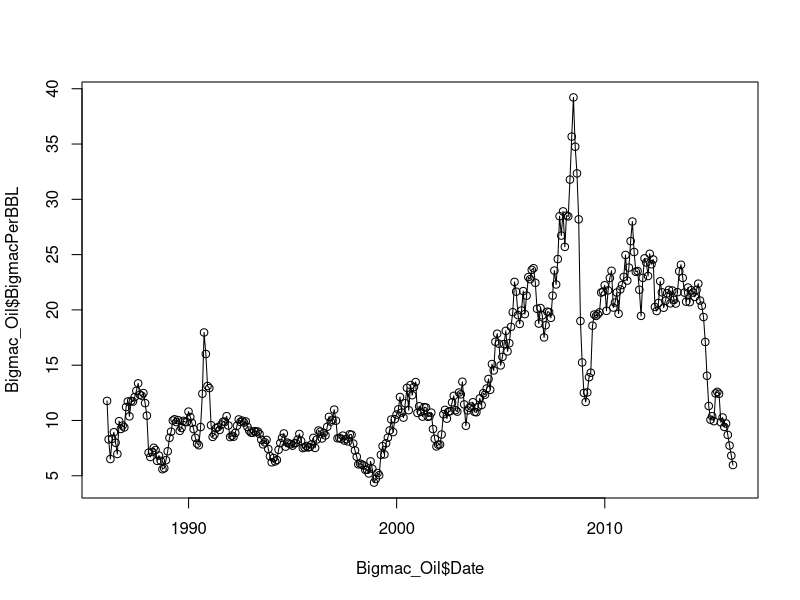
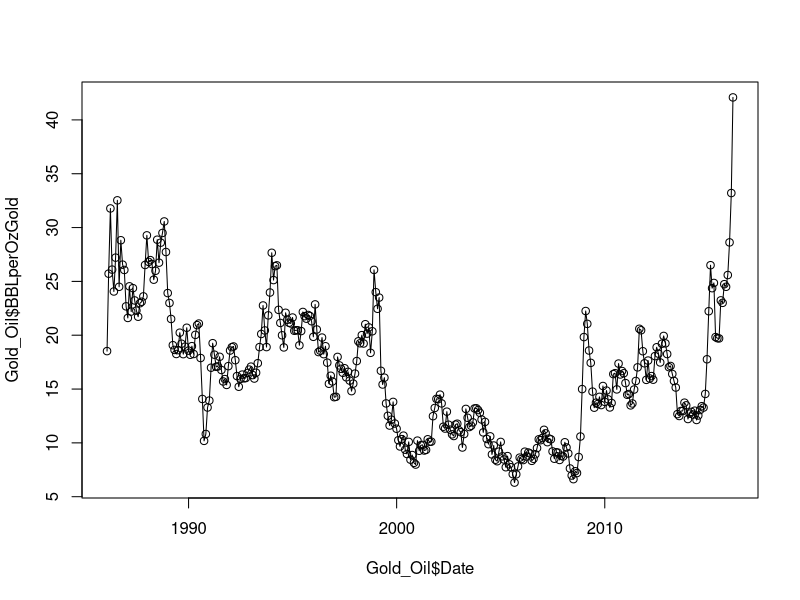

The R script that drew these images, in order:
setwd("C:/Users/Phili/Documents/GitHub/Data-Visualization-Udacity/Data")
library(zoo)
library(plyr)

############ Initial Plot Data ###############

#Load Oil Prices
Monthly_Oil_Price <- read.csv("CHRIS-CME_CL1.csv")

#Fix Oil Price Date
Monthly_Oil_Price$Date <- as.Date(Monthly_Oil_Price$Date)

#generate data for initial plotting
Plot_Oil <- data.frame(Date = Monthly_Oil_Price$Date, Price = Monthly_Oil_Price$Settle)


#Load Consumer Prices Index (CPI)
Bigmac_Price <- read.csv("BigMacPrice.csv")


#Load Gold Prices
Monthly_Gold_Price <- read.csv("CHRIS-CME_GC1.csv")
#Fix Gold Prices Date
Monthly_Gold_Price$Date <- as.Date(Monthly_Gold_Price$Date)

Plot_Gold <- data.frame(Date = Monthly_Gold_Price$Date, Price = Monthly_Gold_Price$Settle)
#export csv for initial plot
write.csv(Plot_Gold,"Initial_Plot_Gold.csv",row.names = FALSE)

############## Processing The Data for Final Plot ###########

#Convert The Year of Bigmac Data to Integer (for subsetting)
Bigmac_Price$Year <- as.integer(Bigmac_Price$Year)

#Convert The Year of Oil Data to Integer (for subsetting)
year_oil <- as.integer(format(as.yearmon(Plot_Oil$Date, "%Y"), "%Y"))
#Combine the Year Column Into Oil Plot DF
Plot_Oil <- cbind(Plot_Oil, year_oil)
names(Plot_Oil)[3] <- "Year"
names(Plot_Oil)[2] <- "OilPrice"

#Subset for the year that we have the bigmac price data
Subsetted_Plot_Oil <- subset(Plot_Oil, Plot_Oil$Year >= min(Bigmac_Price$Year))
#Join Method
Bigmac_perBBL <- join(Subsetted_Plot_Oil, Bigmac_Price, by="Year")
Bigmac_perBBL$Bigmac_BBL <- Bigmac_perBBL$OilPrice/Bigmac_perBBL$BigMacPrice 
Bigmac_Oil <- data.frame(Date = Bigmac_perBBL$Date, BigmacPerBBL = Bigmac_perBBL$Bigmac_BBL)

#Subset where we have the gold data
Plot_Gold_Oil_Data <- subset(Plot_Gold, Plot_Gold$Date >= min(Plot_Oil$Date) & Plot_Gold$Date <= max(Plot_Oil$Date))
names(Plot_Gold_Oil_Data)[2] <- "GoldPrice"
Plot_Gold_Oil_Data <- cbind(Plot_Gold_Oil_Data, Plot_Oil$OilPrice)
names(Plot_Gold_Oil_Data)[3] <- "OilPrice"

Plot_Gold_Oil_Data$OzGold_PerBBL <- Plot_Gold_Oil_Data$GoldPrice/Plot_Gold_Oil_Data$OilPrice
Gold_Oil <- data.frame(Date=Plot_Gold_Oil_Data$Date, BBLperOzGold = Plot_Gold_Oil_Data$OzGold_PerBBL)
Gold_Oil <- subset(Gold_Oil, Gold_Oil$Date >= min(Bigmac_perBBL$Date))

write.csv(Bigmac_Oil, "Bigmac_Oil_Data.csv", row.names=FALSE)
write.csv(Gold_Oil, "Gold_Oil_Data.csv", row.names=FALSE)

############################ Plot Sketching ###################################


Plot_Oil <- subset(Plot_Oil,Plot_Oil$Date>=min(Bigmac_Oil$Date))
write.csv(Plot_Oil,"Initial_Plot_Oil.csv",row.names = FALSE)

#export csv for initial plot
#Plot Sketching for BigMac
plot(Bigmac_Oil$Date, Bigmac_Oil$BigmacPerBBL)
lines(Bigmac_Oil$Date, Bigmac_Oil$BigmacPerBBL)

#Plot Sketching for Gold
plot(Gold_Oil$Date, Gold_Oil$BBLperOzGold)
lines(Gold_Oil$Date, Gold_Oil$BBLperOzGold)

